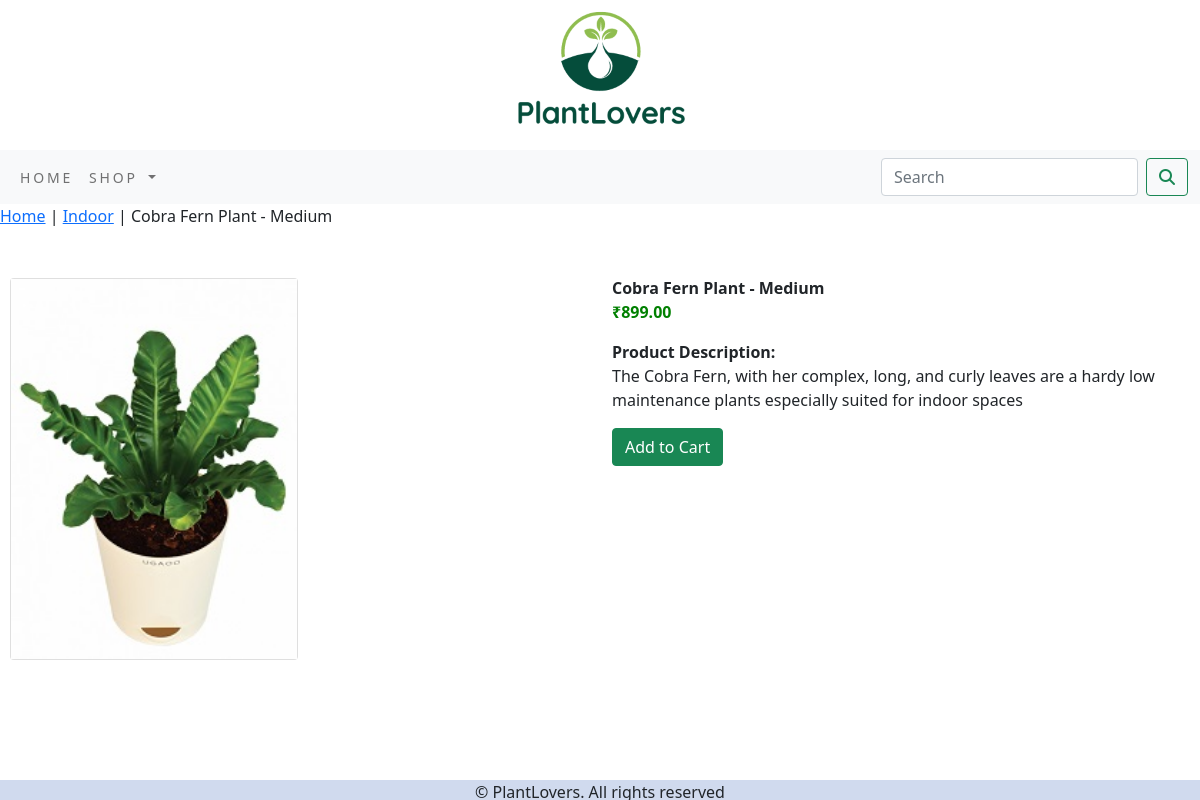
Screenshot of /shopapp/indoor/cobra-fern-plant-medium/ with the database file from the repository.
### shopapp/models.py (models this page shows, shortened)
class Product(models.Model):
    name=models.CharField(max_length=250,unique=True)
    slug=models.SlugField(max_length=250,unique=True)
    description=models.TextField(blank=True)
    price=models.DecimalField(max_digits=10,decimal_places=2)
    category=models.ForeignKey(Category,on_delete=models.CASCADE)
    image=models.ImageField(upload_to='product',blank=True)
    stock=models.IntegerField()
    available=models.BooleanField(default=True)
    created=models.DateTimeField(auto_now_add=True)
    updated=models.DateTimeField(auto_now=True)
    class Meta:
        ordering=('name',)
        verbose_name='product'
        verbose_name_plural='products'

class Category(models.Model):
    name=models.CharField(max_length=250,unique=True)
    slug=models.SlugField(max_length=250,unique=True)
    description=models.TextField(blank=True)
    image=models.ImageField(upload_to='category',blank=True)
    class Meta:
        ordering=('name',)
        verbose_name='category'
        verbose_name_plural='categories'
    def get_url(self):
        return reverse('shopapp:products_by_category',args=[self.slug])
    def __str__(self):
        return '{}'.format(self.name)

### shopapp/views.py (the view)
# urls.py: path('<slug:c_slug>/<slug:product_slug>/',views.proDetail,name='prodCatdetail'),
def proDetail(request,c_slug,product_slug):
    try:
        product=Product.objects.get(category__slug=c_slug,slug=product_slug)
    except Exception as e:
        raise e
    return render(request,'product.html',{'product':product})

### cart/context_processors.py (called while the page is built)
def counter(request):
    item_count=0
    if 'admin'in request.path:
        return{}
    else:
        try:
            cart=Cart.objects.filter(cart_id=_cart_id(request))
            cart_items=CartItem.objects.all().filter(cart=cart[:1])
            for cart_item in cart_items:
                item_count +=cart_item.quantity
        except Cart.DoesNotExist:
            item_count=0
    return dict(item_count=item_count)

### cart/views.py (called while the page is built)
def _cart_id(request):
     cart=request.session.session_key
     if not cart:
          cart=request.session.create()
     return cart

### shopapp/context_processors.py (called while the page is built)
def menu_links(request):
    links=Category.objects.all()
    return dict(links=links)

### templates/product.html (shortened to what this page needs)
{% extends "base.html" %}
{% load static %}
{% block content %}
    <div class="row my_prod_row_class">
        <div class="mx-auto">
            <p><a href="{% url 'shopapp:allPodCat' %}">Home</a> | <a href="{{ product.category.get_url }}">{{product.category}}</a> | {{product.name}}</p>
        </div>
        <div class="container">
            <br>
            <div class="row">
                <div class="col-12 col-sm-12 col-ml-12 col-lg-6 text-center">
                    <div class="card" style="width: 18rem; margin: 10px">
                        <img src="{{product.image.url}}" alt="{{product.name}}">
                    </div>
                </div>
                <div class="col-12 col-sm-12 col-md-12 col-lg-6">
                   <div>
                        <h5 class="card-title"></h5><b>{{product.name}}</b></h5><br>
                        <p style="color:green;"><b>₹{{product.price}}</b></p>
                        <p class="card-text"><b>Product Description:</b><br>{{product.description}}</p>
                        {% if product.stock <= 0%}
                            <p class="text-justify my_prod_text"><b>Out of Stock</b></p>
                        {% else %}
                            <a class="btn btn-success" href="{% url 'cart:add_cart' product.id %}">Add to Cart</a>
                        {% endif %}
                    </div>
                </div>
            </div>
        </div>
    </div>
{% endblock %}

### static/css/custom.css (style rules this page uses)
body { font-family: 'Open Sans', sans-serif; }

### rows the page displays
Product: category "Indoor", name "Cobra Fern Plant - Medium", image (picture), price "899.00", description "The Cobra Fern, with her complex, long, and curly leaves are a hardy low maintenance plants especially suited for indoor spaces"
